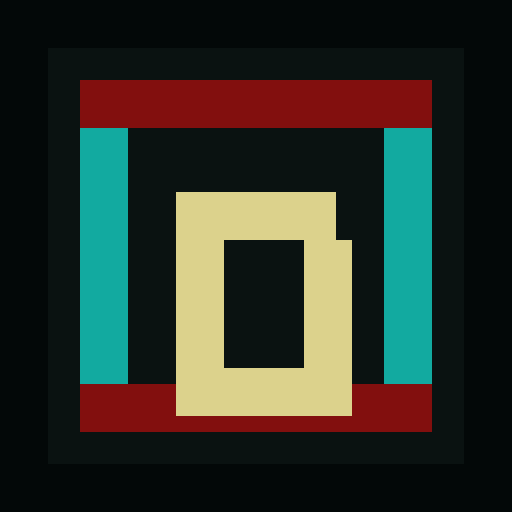
#> input picture public/icon-512.png, 512 x 512 px, found by its file name
$ python make_icon2.py
#> lines starting #> are read from the running program, lines starting #| are printed output that depends on the picture
import sys
from PIL import Image

# Read the icon
icon = Image.open("icon-512.png").convert("RGBA")
#> icon is the input picture: PIL image 512x512 RGBA; mean R, G, B, A 44, 49.3, 40.4, 255

# Create a 512x384 background (let's use a blurred version of the icon itself to avoid black bars, which looks nice, or just a solid color)
# The user wants "Иконка", maybe they just want the center crop. Let's provide a version that scales to fit.
target_size = (512, 384)

# We will fit the 512x512 icon into 512x384.
# Best way is to scale down to 384x384 and put it on a dark background or just transparent if saving as PNG.
bg = Image.new("RGBA", target_size, (0, 0, 0, 255))
scaled_icon = icon.resize((384, 384), Image.Resampling.LANCZOS)
x = (512 - 384) // 2
bg.paste(scaled_icon, (x, 0), scaled_icon)
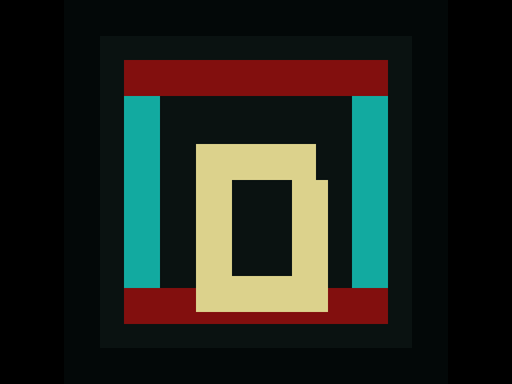
#> bg: PIL image 512x384 RGBA; mean R, G, B, A 33, 37, 30.3, 255

bg.convert("RGB").save("gamepush_final/icon_4x3_512x384_padded.jpg", "JPEG", quality=95)

# Also let's do a version where we just crop the center (if they prefer no borders)
left = 0
top = (512 - 384) // 2
cropped = icon.crop((left, top, left + 512, top + 384))
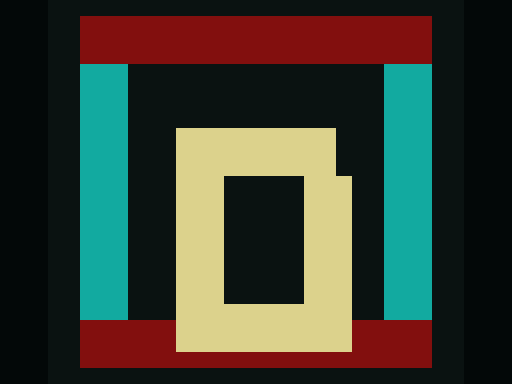
#> cropped: PIL image 512x384 RGBA; mean R, G, B, A 57.2, 62.4, 50.5, 255
cropped.convert("RGB").save("gamepush_final/icon_4x3_512x384_cropped.jpg", "JPEG", quality=95)

print("Generated padded and cropped icon versions")
